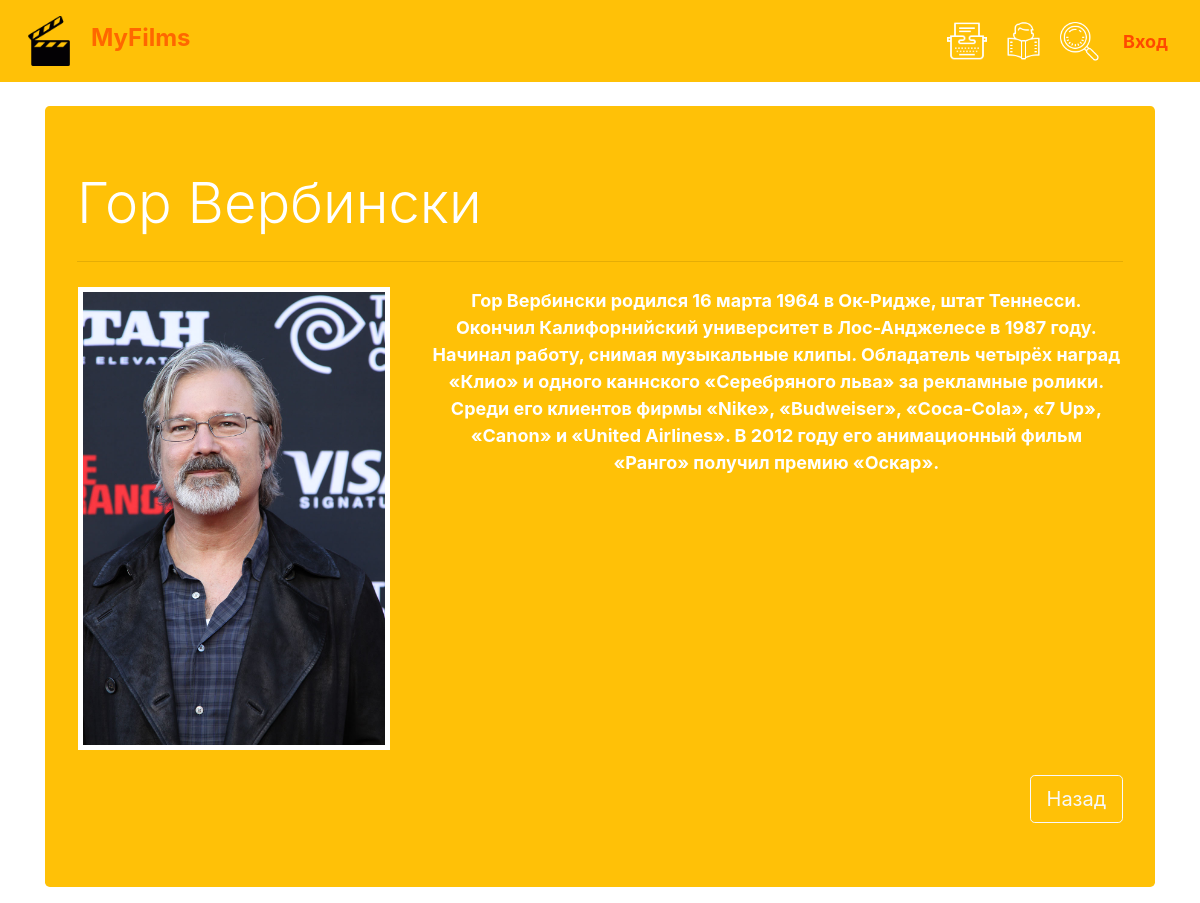
Screenshot of /author/3 with the database file from the repository.
### tables this page shows
CREATE TABLE authors 
                               (author_id INTEGER PRIMARY KEY AUTOINCREMENT, 
                                name VARCHAR(20),
                                picture VARCHAR(20),
                                bio VARCHAR(300),
                                books VARCHAR(200)
                           );

### index.py (the view)
@app.route('/author/<int:author_id>', methods=['GET', 'POST'])
def author_page(author_id):
    if 'username' not in session:
        loged = False
    else:
        loged = True
    if not AuthorsModel(db.get_connection()).exists_id(str(author_id)):
        return render_template('error.html',
                               loged=loged,
                               title='Ошибка')
    books = BooksModel(db.get_connection())
    book = []
    author = AuthorsModel(db.get_connection()).get(author_id)
    books_author = author[4].split('//')
    for item in books_author:
        book.append(books.get_by_name(str(item)))
    return render_template('author_info.html',
                           title=author[1],
                           loged=loged,
                           author=author,
                           book=book)

### db.py (called while the page is built)
    def get_connection(self):
        return self.conn

### models.py (called while the page is built)
    def get_by_name(self, name):
        cursor = self.connection.cursor()
        cursor.execute("SELECT * FROM books WHERE name = ?", [name])
        row = cursor.fetchone()
        return row

    def get(self, author_id):
        cursor = self.connection.cursor()
        cursor.execute("SELECT * FROM authors WHERE author_id = ?", [str(author_id)])
        row = cursor.fetchone()
        return row

    def exists_id(self, author_id):
        cursor = self.connection.cursor()
        cursor.execute("SELECT * FROM authors WHERE author_id = ?",
                       [str(author_id)])
        row = cursor.fetchone()
        return True if row else False

### templates/author_info.html (shortened to what this page needs)
{% extends "base.html" %}
{% block content %}
<br>
<div class="jumbotron  text-white bg-warning mb-3">
    <h1 class="display-4">{{ author[1] }}</h1>
    <hr class="my-4">
    <table>
        <tr>
            <td width="30%">
                <div><img src="{{url_for('static', filename='img/'+author[2])}}"
                          style="border: solid 5px white; width: 100%">
                </div>
                <br>
            </td>
            <td valign="top" align="center" style=" padding-left: 20px;">
                <p style=" margin: 0 0 0 20px;"><font size="4"><b>{{ author[3] }}</b></font></p>
            </td>
        </tr>
    </table>
    <div align="right"><a href="/index" class="btn btn-outline-light btn-lg">Назад</a></div>
</div>
{% endblock %}

### rows the page displays
authors: name "Гор Вербински", picture (picture), bio "Гор Вербински родился 16 марта 1964 в Ок-Ридже, штат Теннесси. Окончил Калифорнийский университет в Лос-Анджелесе в 1987 году. Начинал работу, снимая музыкальные клипы. Обладатель четырёх наград «Клио» и одного каннского «Серебряного льва» за рекламные ролики. Среди его клиентов фирмы «Nike», «Budweiser», «Coca-Cola», «7 Up», «Canon» и «United Airlines». В 2012 году его анимационный фильм «Ранго» получил премию «Оскар»."
